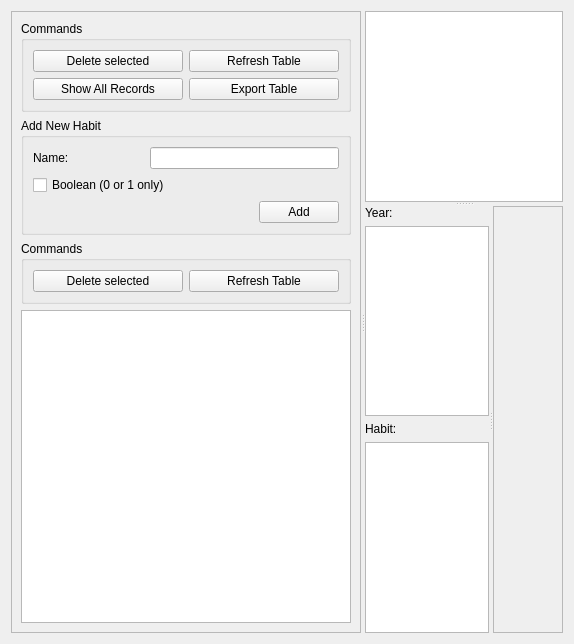
            <widget class="QWidget" name="tab_sets_of_habits">
              <attribute name="title">
                <string>Habits</string>
              </attribute>
              <layout class="QHBoxLayout" name="horizontalLayout_27">
                <item>
                  <widget class="QSplitter" name="splitter_habits">
                    <property name="orientation">
                      <enum>Qt::Orientation::Horizontal</enum>
                    </property>
                    <widget class="QFrame" name="frame_habits">
                      <property name="minimumSize">
                        <size>
                          <width>350</width>
                          <height>0</height>
                        </size>
                      </property>
                      <property name="maximumSize">
                        <size>
                          <width>16777215</width>
                          <height>16777215</height>
                        </size>
                      </property>
                      <property name="frameShape">
                        <enum>QFrame::Shape::StyledPanel</enum>
                      </property>
                      <property name="frameShadow">
                        <enum>QFrame::Shadow::Raised</enum>
                      </property>
                      <layout class="QVBoxLayout" name="verticalLayout_23">
                        <item>
                          <widget class="QGroupBox" name="groupBox_habits_5">
                            <property name="minimumSize">
                              <size>
                                <width>0</width>
                                <height>0</height>
                              </size>
                            </property>
                            <property name="title">
                              <string>Commands</string>
                            </property>
                            <layout class="QVBoxLayout" name="verticalLayout_22">
                              <item>
                                <layout class="QHBoxLayout" name="horizontalLayout_habits_8">
                                  <item>
                                    <widget class="QPushButton" name="pushButton_habits_delete">
                                      <property name="minimumSize">
                                        <size>
                                          <width>80</width>
                                          <height>0</height>
                                        </size>
                                      </property>
                                      <property name="text">
                                        <string>Delete selected</string>
                                      </property>
                                    </widget>
                                  </item>
                                  <item>
                                    <widget class="QPushButton" name="pushButton_habits_refresh">
                                      <property name="minimumSize">
                                        <size>
                                          <width>80</width>
                                          <height>0</height>
                                        </size>
                                      </property>
                                      <property name="text">
                                        <string>Refresh Table</string>
                                      </property>
                                    </widget>
                                  </item>
                                </layout>
                              </item>
                              <item>
                                <layout class="QHBoxLayout" name="horizontalLayout_habits_25">
                                  <item>
                                    <widget class="QPushButton"
                                      name="pushButton_habits_show_all_records">
                                      <property name="text">
                                        <string>Show All Records</string>
                                      </property>
                                    </widget>
                                  </item>
                                  <item>
                                    <widget class="QPushButton" name="pushButton_habits_export_csv">
                                      <property name="minimumSize">
                                        <size>
                                          <width>80</width>
                                          <height>0</height>
                                        </size>
                                      </property>
                                      <property name="text">
                                        <string>Export Table</string>
                                      </property>
                                    </widget>
                                  </item>
                                </layout>
                              </item>
                            </layout>
                          </widget>
                        </item>
                        <item>
                          <widget class="QGroupBox" name="groupBox_habits_2">
                            <property name="title">
                              <string>Add New Habit</string>
                            </property>
                            <layout class="QVBoxLayout" name="verticalLayout_habits_10">
                              <item>
                                <layout class="QHBoxLayout" name="horizontalLayout_habits_17">
                                  <item>
                                    <widget class="QLabel" name="label_habits_5">
                                      <property name="minimumSize">
                                        <size>
                                          <width>111</width>
                                          <height>0</height>
                                        </size>
                                      </property>
                                      <property name="text">
                                        <string>Name:</string>
                                      </property>
                                    </widget>
                                  </item>
                                  <item>
                                    <widget class="QLineEdit" name="lineEdit_habit_name">
                                      <property name="minimumSize">
                                        <size>
                                          <width>70</width>
                                          <height>0</height>
                                        </size>
                                      </property>
                                    </widget>
                                  </item>
                                </layout>
                              </item>
                              <item>
                                <widget class="QCheckBox" name="checkBox_habit_is_bool">
                                  <property name="text">
                                    <string>Boolean (0 or 1 only)</string>
                                  </property>
                                </widget>
                              </item>
                              <item>
                                <layout class="QHBoxLayout" name="horizontalLayout_habits_19">
                                  <item>
                                    <spacer name="horizontalSpacer_habits_4">
                                      <property name="orientation">
                                        <enum>Qt::Orientation::Horizontal</enum>
                                      </property>
                                      <property name="sizeHint" stdset="0">
                                        <size>
                                          <width>40</width>
                                          <height>20</height>
                                        </size>
                                      </property>
                                    </spacer>
                                  </item>
                                  <item>
                                    <widget class="QPushButton" name="pushButton_habit_add_new">
                                      <property name="text">
                                        <string>Add</string>
                                      </property>
                                    </widget>
                                  </item>
                                </layout>
                              </item>
                            </layout>
                          </widget>
                        </item>
                        <item>
                          <widget class="QGroupBox" name="groupBox_habits_7">
                            <property name="title">
                              <string>Commands</string>
                            </property>
                            <layout class="QVBoxLayout" name="verticalLayout_habits_11">
                              <item>
                                <layout class="QHBoxLayout" name="horizontalLayout_habits_20">
                                  <item>
                                    <widget class="QPushButton"
                                      name="pushButton_habits_delete_selected">
                                      <property name="text">
                                        <string>Delete selected</string>
                                      </property>
                                    </widget>
                                  </item>
                                  <item>
                                    <widget class="QPushButton"
                                      name="pushButton_habits_refresh_table">
                                      <property name="text">
                                        <string>Refresh Table</string>
                                      </property>
                                    </widget>
                                  </item>
                                </layout>
                              </item>
                            </layout>
                          </widget>
                        </item>
                        <item>
                          <widget class="QTableView" name="tableView_habits" />
                        </item>
                      </layout>
                    </widget>
                    <widget class="QSplitter" name="splitter_4">
                      <property name="orientation">
                        <enum>Qt::Orientation::Vertical</enum>
                      </property>
                      <widget class="QTableView" name="tableView_process_habits" />
                      <widget class="QSplitter" name="splitter_3">
                        <property name="orientation">
                          <enum>Qt::Orientation::Horizontal</enum>
                        </property>
                        <widget class="QWidget" name="layoutWidget">
                          <layout class="QVBoxLayout" name="verticalLayout_24">
                            <item>
                              <widget class="QLabel" name="label_filter_habit_year">
                                <property name="text">
                                  <string>Year:</string>
                                </property>
                              </widget>
                            </item>
                            <item>
                              <widget class="QListView" name="listView_filter_habit_year" />
                            </item>
                            <item>
                              <widget class="QLabel" name="label_filter_habit">
                                <property name="text">
                                  <string>Habit:</string>
                                </property>
                              </widget>
                            </item>
                            <item>
                              <widget class="QListView" name="listView_filter_habit" />
                            </item>
                          </layout>
                        </widget>
                        <widget class="QScrollArea" name="scrollArea_charts_process_habits">
                          <property name="minimumSize">
                            <size>
                              <width>0</width>
                              <height>301</height>
                            </size>
                          </property>
                          <property name="widgetResizable">
                            <bool>true</bool>
                          </property>
                          <widget class="QWidget"
                            name="scrollAreaWidgetContents_charts_process_habits">
                            <property name="geometry">
                              <rect>
                                <x>0</x>
                                <y>0</y>
                                <width>86</width>
                                <height>778</height>
                              </rect>
                            </property>
                            <layout class="QVBoxLayout"
                              name="verticalLayout_charts_process_habits_content" />
                          </widget>
                        </widget>
                      </widget>
                    </widget>
                  </widget>
                </item>
              </layout>
            </widget>
